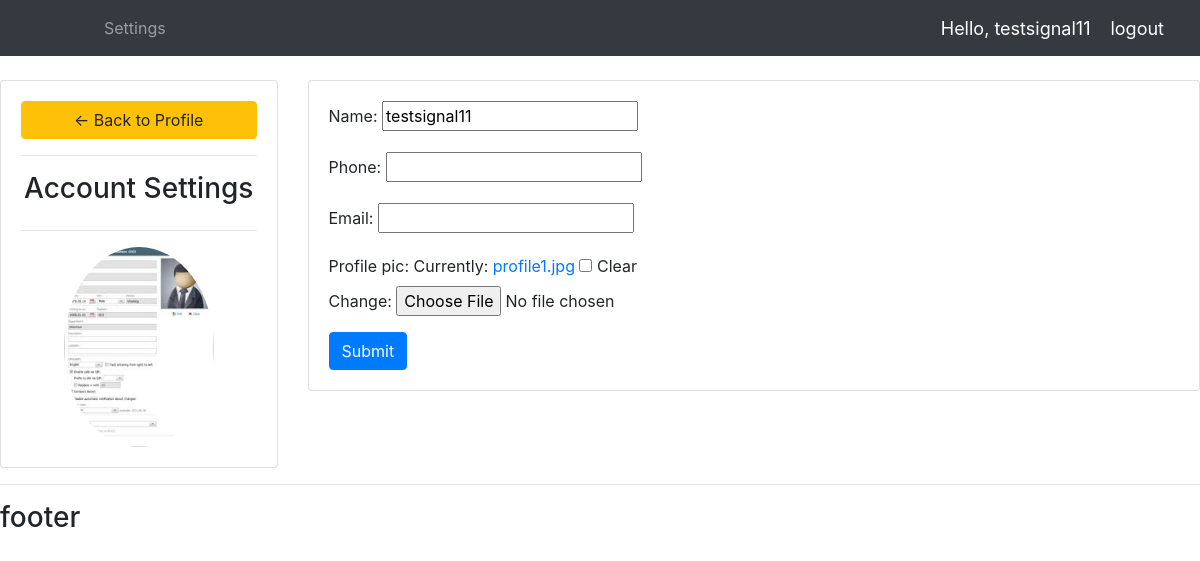
Page /account/ (signed in) on the earlier database version.
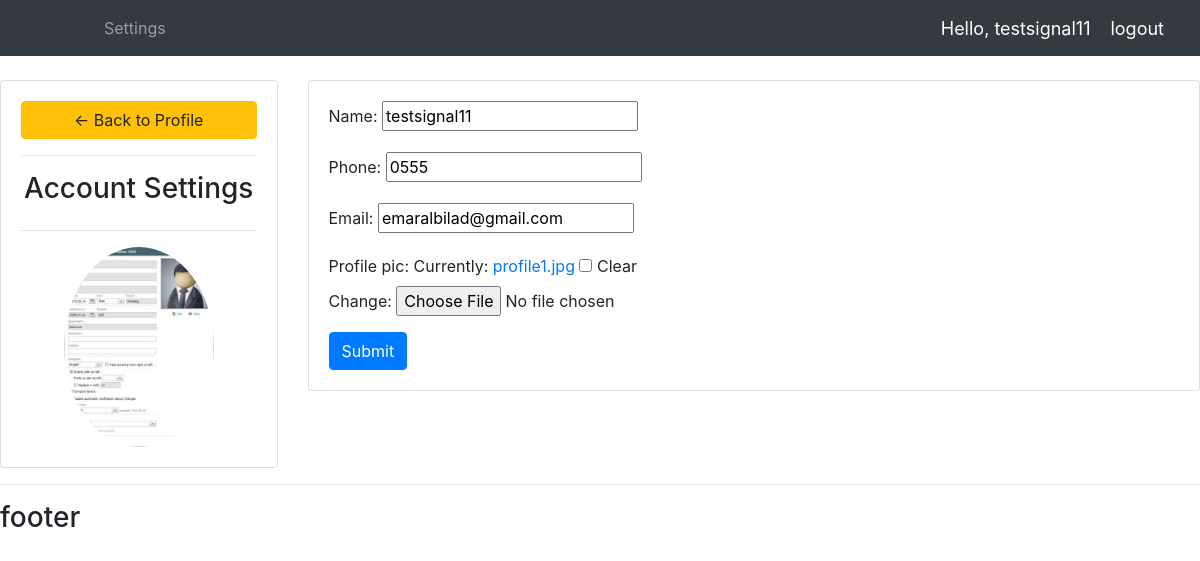
Same page on the later database version.
### accounts/models.py (models this page shows, shortened)
class Customer(models.Model):
    user = models.OneToOneField(User, null=True, blank=True, on_delete=models.CASCADE)
    name = models.CharField(max_length=20,null=True)
    phone = models.CharField(max_length=20,null=True)
    email = models.EmailField(max_length=50,null=True)
    profile_pic = models.ImageField(default='profile1.jpg', blank=True, null=True)
    date_created = models.DateTimeField(auto_now_add=True)

### accounts/decorators.py (the view)
        def warpper_func(request,*args, **kwargs):
            group = None
            if request.user.groups.exists():
                group = request.user.groups.all()[0].name
            if group in allowed_roles:
                return view_func(request, *args, **kwargs)
            else:
                return HttpResponse('You are not authorized to view this page')

### accounts/forms.py
class CustomerForm(ModelForm):
    class Meta:
        model = Customer
        feilds = '__all__'
        exclude = ['user']

### accounts/views.py (called while the page is built)
@login_required(login_url='login')
@allowed_users(allowed_roles=['customer'])
def accountSettings(request):
    customer = request.user.customer
    form = CustomerForm(instance=customer)
    if request.method == 'POST':
        form = CustomerForm(request.POST,request.FILES,instance=customer)
        if form.is_valid():
            form.save()
    context = {'form':form}
    return render(request,'accounts/account_settings.html',context)

### templates/accounts/account_settings.html (shortened to what this page needs)
{%  extends 'accounts/main.html' %}
{% load static %}
{% block content %}
<br>
<div class="row">
	<div class="col-md-3">
		<div class="card card-body">
			<a class="btn btn-warning" href="{% url 'home' %}"> &#8592; Back to Profile</a>
			<hr>
			<h3 style="text-align: center">Account Settings</h3>
			<hr>
			<img class="profile-pic" src="{{request.user.customer.profile_pic.url}}" >
		</div>
	</div>
	<div class="col-md-9">
		<div class="card card-body">
			<form method="POST" action="" enctype="multipart/form-data">
				{{form.as_p}}
			<input class="btn btn-primary" type="submit" name="Update Information">
			</form>
		</div>
	</div>
</div>
{% endblock %}

### templates/accounts/main.html (shortened to what this page needs)
{% load static %}
<!DOCTYPE html>
<html lang="en">
<head>
    <link rel="stylesheet" href="{% static 'css\main.css' %}" >
    <link rel="stylesheet" href="{% static 'css\bootstrap.min.css' %}" >
</head>
<body>
    {% include 'accounts/navbar.html' %}
    {% block content %}
    {% endblock content %}
    <hr>
    <h3>footer</h3>
</body>
</html>

### templates/accounts/navbar.html (shortened to what this page needs)
{% load static %}
<nav class="navbar navbar-expand-lg navbar-dark bg-dark">
    <div class="collapse navbar-collapse" id="navbarNav">
      <ul class="navbar-nav">
        {% if request.user.is_staff %}
            <li class="nav-item active">
              <a class="nav-link" href="{% url 'home' %}">Dashboard</a>
            </li>
            <li class="nav-item">
              <a class="nav-link" href="{% url 'products' %}">Product</a>
            </li>
        {% else %}
            <li class="nav-item">
              <a class="nav-link" href="{% url 'account' %}">Settings</a>
            </li>
        {% endif %}
      </ul>
    </div>
    <span class='hello-msg'>Hello, {{request.user}} </span>
    <span > <a class='hello-msg' href=" {% url 'logout'  %} ">logout </a></span>
  </nav>

### static/css/main.css (style rules this page uses)
body { background-color: #ebeff5; }

### templates/accounts/navbar.html (style rules this page uses)
.hello-msg { font-size: 18px; color: #fff; margin-right: 20px; }

### templates/accounts/account_settings.html (style rules this page uses)
.profile-pic { max-width: 200px; max-height:200px; margin: 0 auto; border-radius: 50%; }

Differences in the rows shown:
changed Customer "testsignal11": phone (not shown) → "0555"; email (not shown) → "emaralbilad@gmail.com"
